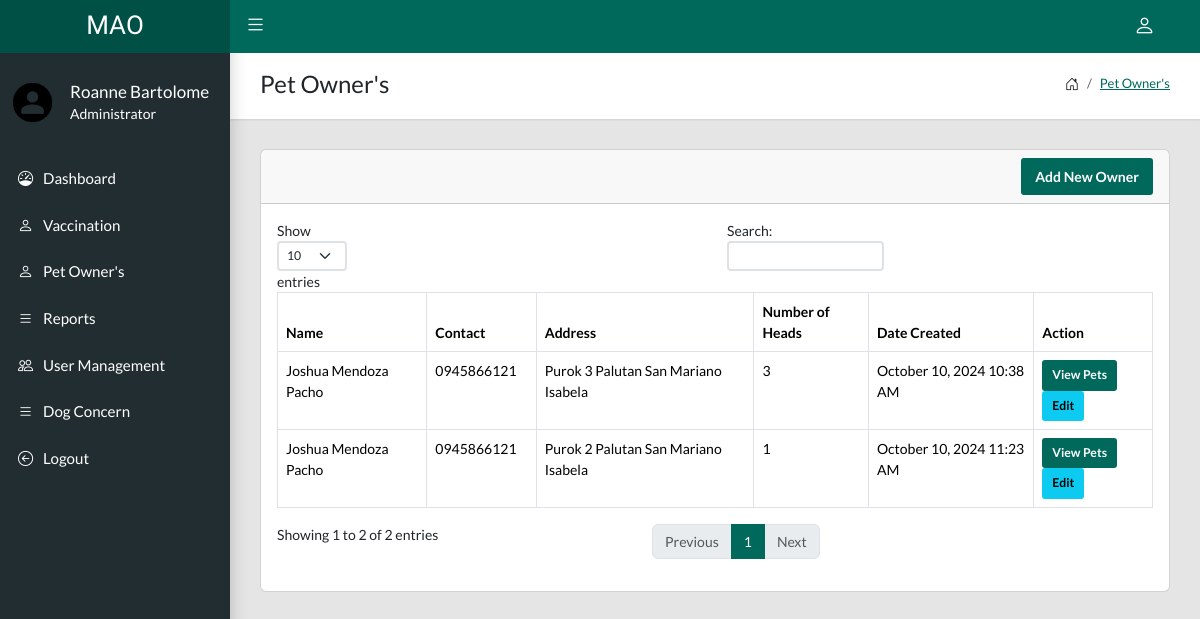
The app's page /dog-owners.php (signed in) with its own data.
### tables this page shows
CREATE TABLE `owners` (
  `owner_id` int(11) UNSIGNED NOT NULL,
  `firstname` varchar(190) NOT NULL,
  `middlename` varchar(190) NOT NULL,
  `lastname` varchar(190) NOT NULL,
  `contact` varchar(13) NOT NULL,
  `dog_own` int(11) NOT NULL DEFAULT 0,
  `date_created` datetime NOT NULL DEFAULT current_timestamp()
);

### dog-owners.php (the view, shortened to what this page needs)
<?php
include('includes/header.php');
?>
<div class="app-title">
    <div>
        <h1> Pet Owner's</h1>
    </div>
    <ul class="app-breadcrumb breadcrumb">
        <li class="breadcrumb-item"><i class="bi bi-house-door fs-6"></i></li>
        <li class="breadcrumb-item"><a href="#">Pet Owner's</a></li>
    </ul>
</div>
<div class="card">
    <div class="card-header">
        <a class="btn btn-primary float-end" href="add-owner.php">Add New Owner</a>
    </div>
    <div class="card-body">
        <div class="table-responsive">
            <table class="table table-hover table-bordered" id="sampleTable">
                <thead>
                    <tr>
                        <th>Name</th>
                        <th>Contact</th>
                        <th>Address</th>
                        <th>Number of Heads</th>
                        <th>Date Created</th>
                        <th>Action</th>
                    </tr>
                </thead>
                <tbody>
                    <?php
                    $stmt = $conn->prepare("
                    SELECT
                    o.*,
                    COUNT(pt.owner_id) as number_of_heads,
                    CONCAT(o.firstname, ' ', o.middlename, ' ', o.lastname) AS fullname,
                    CONCAT(p.purok, ' ',b.barangay, ' ',m.municipality, ' ',pr.province) as address
                        FROM owners o
                        INNER JOIN tbl_purok p ON p.owner_id = o.owner_id
                        INNER JOIN tbl_barangay b ON b.barangay_id = p.barangay_id
                        LEFT JOIN tbl_municipality m ON m.municipality_id = b.municipality_id
                        LEFT JOIN tbl_province pr ON pr.province_id = m.province_id
                        LEFT JOIN pets pt ON pt.owner_id = o.owner_id
                        GROUP BY o.owner_id
                    ");
                    $stmt->execute();
                    if ($stmt->rowCount() > 0) {
                        $ownersData = $stmt->fetchAll();
                        foreach ($ownersData as $owner) {
                    ?>
                            <tr>
                                <td><?php echo $owner['fullname']; ?></td>
                                <td><?php echo $owner['contact']; ?></td>
                                <td><?php echo $owner['address']; ?></td>
                                <td><?=  $owner['number_of_heads'] ?></td>
                                <td><?php echo date('F m, Y h:i A', strtotime($owner['date_created'])); ?></td>
                                <td>
                                    <a class="btn btn-sm btn-primary" href="view-owned-dog.php?id=<?= $owner['owner_id'] ?>">View Pets</a>
                                    <a class="btn btn-sm btn-info" href="edit-data.php?id=<?= $owner['owner_id'] ?>">Edit</a>
                                </td>
                            </tr>
                    <?php
                        }
                    }
                    ?>
                </tbody>
            </table>
        </div>
    </div>
</div>
<?php include('includes/footer.php'); ?>

### records on screen
owners: fullname "Joshua Mendoza Pacho", contact "0945866121", address "Purok 3 Palutan San Mariano Isabela", number_of_heads "3", date_created "October 10, 2024 10:38 AM"
owners: fullname "Joshua Mendoza Pacho", contact "0945866121", address "Purok 2 Palutan San Mariano Isabela", number_of_heads "1", date_created "October 10, 2024 11:23 AM"

### other values on screen
$_SESSION['fullname'] "Roanne Bartolome"
$_SESSION['account_type'] "Administrator"
